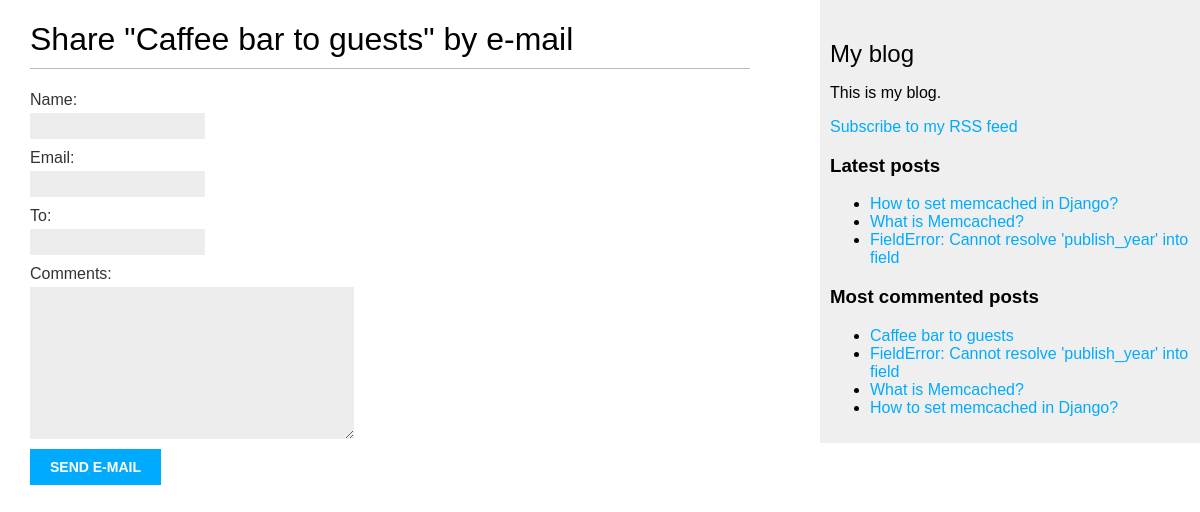
Before: /blog/2/share/ with the older database file.
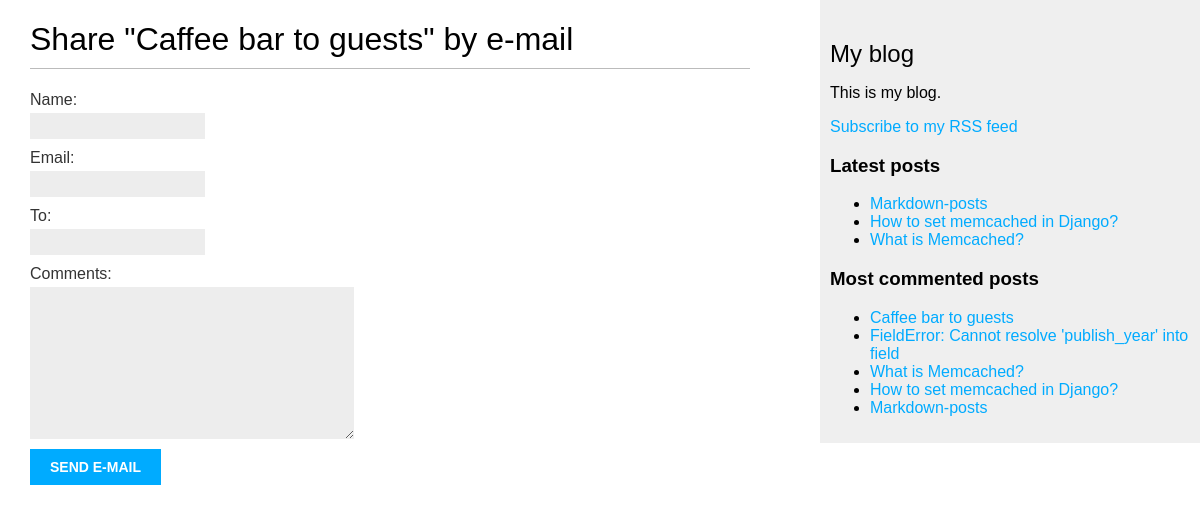
After: the same page with the newer database file.
### blog/models.py (models this page shows, shortened)
class Post(models.Model):
    class Status(models.TextChoices):
        DRAFT = 'DF', 'Draft'
        PUBLISHED = 'PB', 'Published'
    title = models.CharField(max_length=250)
    slug = models.SlugField(max_length=250, unique_for_date='publish')
    author = models.ForeignKey(User, on_delete=models.CASCADE, related_name='blog_posts')
    body = models.TextField()
    publish = models.DateTimeField(default=timezone.now)
    created = models.DateTimeField(auto_now_add=True)
    updated = models.DateTimeField(auto_now_add=True)
    status = models.CharField(max_length=2, choices=Status.choices, default=Status.DRAFT)
    tags = TaggableManager()
    objects = models.Manager() # Менеджер, применяемый по умолчанию
    published = PublishedManager() # конкретно-прикладной менеджер
    class Meta:
        ordering = ['-publish']
        indexes = [
            models.Index(fields=['-publish']),
        ]
    def get_absolute_url(self):
        return reverse(
            "blog:post_detail",
            args=[
                self.publish.year,
                self.publish.month,
                self.publish.day,
                self.slug
            ]
        )

### blog/views.py (the view)
def post_share(request, post_id):
    post = get_object_or_404(
        klass=Post,
        id=post_id,
        status=Post.Status.PUBLISHED
    )
    sent = False
    if request.method == 'POST':
        form = EmailPostForm(request.POST)
        if form.is_valid():
            cd = form.cleaned_data
            post_url = request.build_absolute_uri(post.get_absolute_url())
            subject = f"{cd['name']} recommends you read " f"{post.title}"
            message = f"Read {post.title} at {post_url}\n\n" f"{cd['name']}'s comment: {cd['comments']}"
            send_mail(subject, message, 'sprintdeliveryapp@gmail.com', [cd['to']])
            sent = True
    else:
        form = EmailPostForm()
    context = {
        'post': post,
        'form': form,
        'sent': sent
    }
    return render(request=request, template_name='blog/post/share.html', context=context)

### blog/forms.py
class EmailPostForm(forms.Form):
    name = forms.CharField(max_length=25)
    email = forms.EmailField()
    to = forms.EmailField()
    comments = forms.CharField(required=False, widget=forms.Textarea)

### blog/models.py (called while the page is built)
    def get_queryset(self):
        return super().get_queryset().filter(status=Post.Status.PUBLISHED)

### blog/templatetags/blog_tags.py (called while the page is built)
@register.inclusion_tag(filename='blog/post/latest_posts.html')
def show_latest_posts(count=5):
    latest_posts = Post.published.order_by('-publish')[:count]
    results = {
        'latest_posts': latest_posts
    }
    return results

@register.simple_tag
def get_most_commented_posts(count=5):
    return Post.published.annotate(
        total_comments=Count('comments')
    ).order_by('-total_comments')[:count]

### blog/templates/blog/post/share.html (shortened to what this page needs)
{% extends 'blog/base.html' %}
{% block content %}
    {% if sent %}
        <h1>E-mail successfully sent</h1>
        <p>
        "{{ post.title }}" was successfully sent
        to {{ form.cleaned_data.to }}.
        </p>
    {% else %}
        <h1>Share "{{ post.title }}" by e-mail</h1>
        <form method="post">
            {{ form.as_p }}
            <input type="submit" value="Send e-mail">
        </form>
    {% endif %}
{% endblock %}

### blog/templates/blog/base.html (shortened to what this page needs)
{% load blog_tags %}
{% load static %}
<!DOCTYPE html>
<html>
<head>
    <link href="{% static "css/blog.css" %}" rel="stylesheet">
</head>
<body>
    <div id="content">
        {% block content %}
        {% endblock %}
    </div>
    <div id="sidebar">
        <h2>My blog</h2>
        <p>This is my blog.</p>
        <p>
            <a href="{% url "blog:post_feed" %}">
                Subscribe to my RSS feed
            </a>
        </p>
        <h3>Latest posts</h3>
        {% show_latest_posts 3 %}
        <h3>Most commented posts</h3>
        {% get_most_commented_posts as most_commented_posts %}
        <ul>
            {% for post in most_commented_posts %}
                <li>
                <a href="{{ post.get_absolute_url }}">{{ post.title }}</a>
                </li>
            {% endfor %}
        </ul>
    </div>
</body>
</html>

### blog/templates/blog/post/latest_posts.html
<ul>
    {% for post in latest_posts %}
        <li>
            <a href="{{ post.get_absolute_url }}">{{ post.title }}</a>
        </li>
    {% endfor %}
</ul>

Changed rows visible on the page:
no longer on one of the page's lists (row unchanged): Post: title "FieldError: Cannot resolve 'publish_year' into field"
added Post: title "Markdown-posts"
